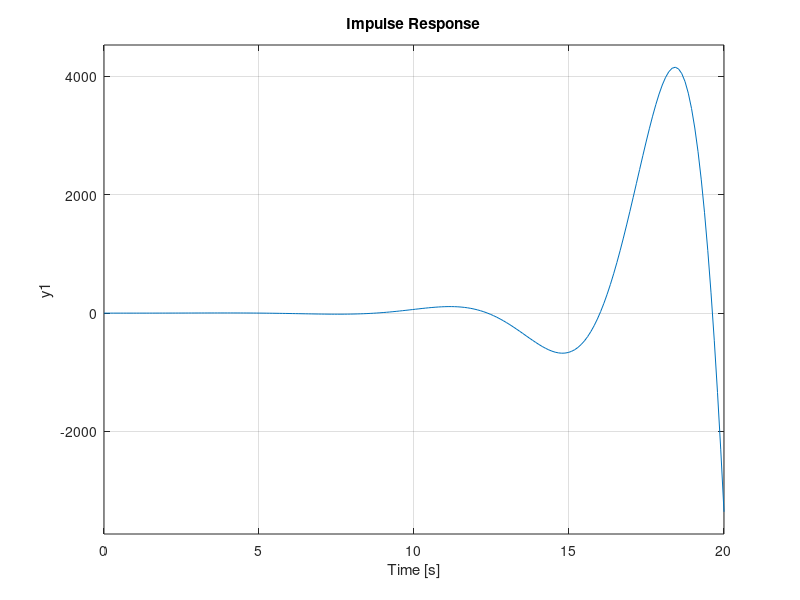

Reproduce this figure in MATLAB.
clc;
clear;
close all;
s=tf('s')
k=3 % 4 % 2
gs=k/(s*s*s*s*s+3*s*s*s*s+s*s*s+3*s*s+s)
cltf=feedback(gs,1)
impulse(cltf)

% Wrong Output ...